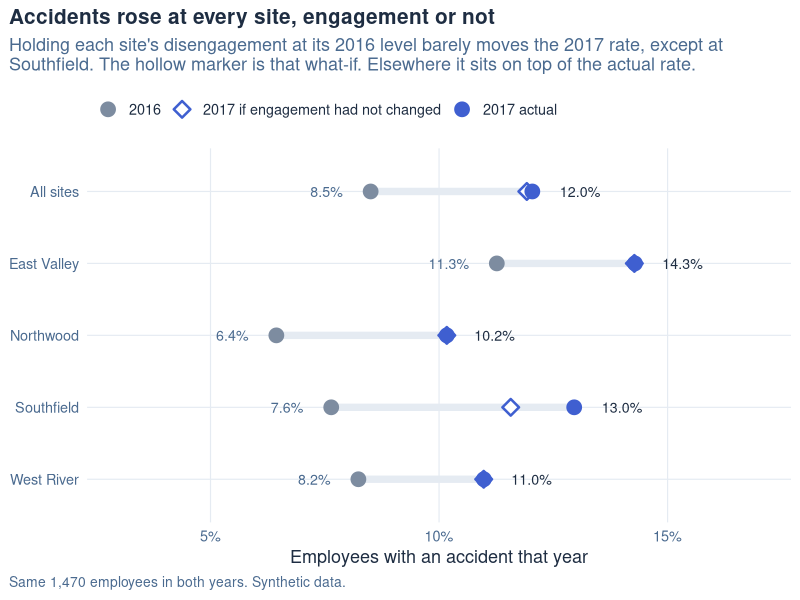
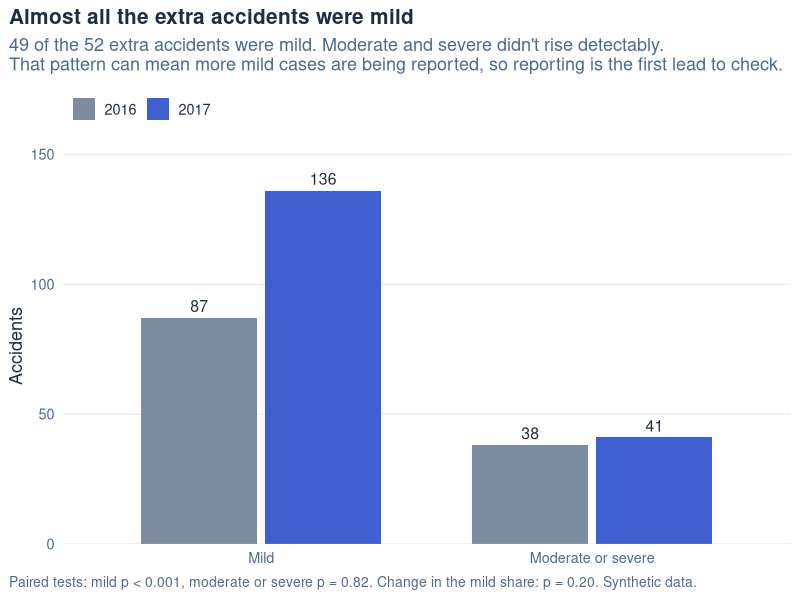
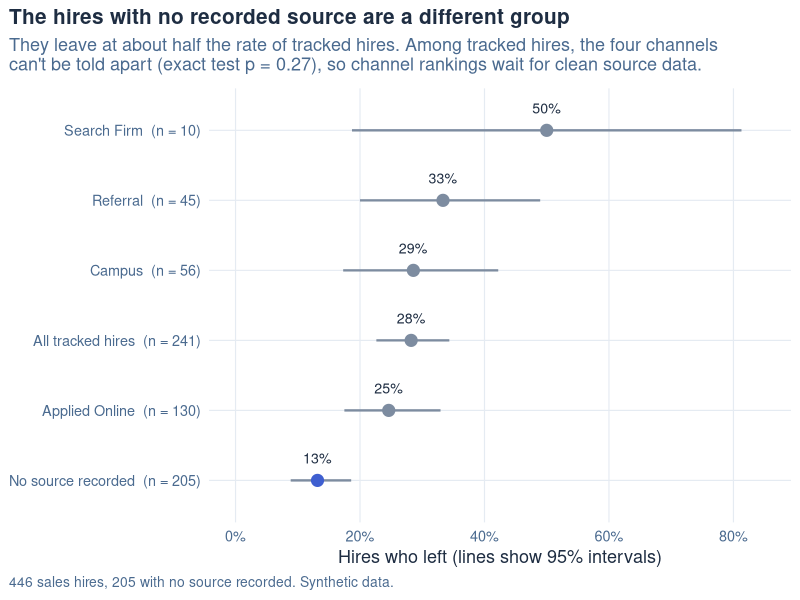
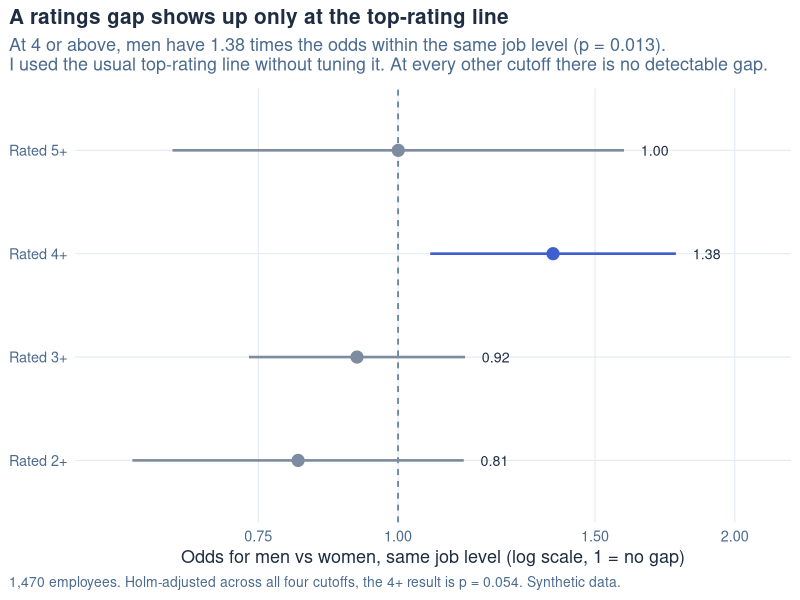

These figures' R source, in order:
# Draws the four README charts from the tables run_all.R writes.
# Run from the repo root after run_all.R:  Rscript make_charts.R
#
# Two colors only: gray for the before or comparison value, blue for the value
# the finding is about. Every bar or point carries its own label, so nothing
# depends on telling the colors apart.

suppressPackageStartupMessages({
  library(readr)
  library(dplyr)
  library(tidyr)
  library(ggplot2)
})
options(readr.show_col_types = FALSE)

ink <- "#1e2d42"
muted <- "#4a6a8f"
gray <- "#7d8ca0"
blue <- "#3f5fd0"
grid <- "#e5ebf2"

theme_case <- theme_minimal(base_size = 13) +
  theme(text = element_text(color = ink),
        plot.title = element_text(face = "bold", size = 15),
        plot.subtitle = element_text(color = muted, margin = margin(b = 10)),
        plot.caption = element_text(color = muted, hjust = 0, size = 10),
        plot.title.position = "plot", plot.caption.position = "plot",
        axis.text = element_text(color = muted),
        panel.grid.major = element_line(color = grid, linewidth = 0.4),
        panel.grid.minor = element_blank(),
        legend.position = "top", legend.justification = "left",
        plot.background = element_rect(fill = "white", color = NA))
dir.create("figures", showWarnings = FALSE)
save <- function(p, f, w = 8, h = 4.6) ggsave(file.path("figures", f), p, width = w, height = h, dpi = 200, bg = "white")
pct_lab <- function(x) sprintf("%.1f%%", 100 * x)

# 1. Accidents with and without the change in engagement
dec <- read_csv("outputs/chart_accident_breakdown.csv") |>
  mutate(location = factor(location, levels = rev(c("All sites", sort(setdiff(location, "All sites"))))))
long <- dec |>
  select(location, `2016` = rate_2016, `2017 if engagement had not changed` = rate_2017_if_engagement_held, `2017 actual` = rate_2017) |>
  pivot_longer(-location, names_to = "what", values_to = "rate") |>
  mutate(what = factor(what, levels = c("2016", "2017 if engagement had not changed", "2017 actual")))
p1 <- ggplot(dec, aes(y = location)) +
  geom_segment(aes(x = rate_2016, xend = rate_2017, yend = location), color = grid, linewidth = 2.5) +
  geom_point(data = long, aes(x = rate, shape = what, color = what, fill = what), size = 3.6, stroke = 1.3) +
  geom_text(aes(x = rate_2017, label = pct_lab(rate_2017)), nudge_x = 0.006, hjust = 0, size = 3.6, color = ink) +
  geom_text(aes(x = rate_2016, label = pct_lab(rate_2016)), nudge_x = -0.006, hjust = 1, size = 3.6, color = muted) +
  scale_shape_manual(values = c(21, 23, 21), name = NULL) +
  scale_color_manual(values = c(gray, blue, blue), name = NULL) +
  scale_fill_manual(values = c(gray, "white", blue), name = NULL) +
  scale_x_continuous(labels = function(x) paste0(100 * x, "%"), limits = c(0.03, 0.17)) +
  labs(x = "Employees with an accident that year", y = NULL,
       title = "Accidents rose at every site, engagement or not",
       subtitle = "Holding each site's disengagement at its 2016 level barely moves the 2017 rate, except at\nSouthfield. The hollow marker is that what-if. Elsewhere it sits on top of the actual rate.",
       caption = "Same 1,470 employees in both years. Synthetic data.") +
  theme_case
save(p1, "1-accidents-by-site.png")

# 2. Which accidents rose
ty <- read_csv("outputs/chart_accident_type.csv") |>
  pivot_longer(-year, names_to = "type", values_to = "n") |>
  mutate(type = recode(type, mild = "Mild", moderate_or_severe = "Moderate or severe"),
         year = factor(year))
p2 <- ggplot(ty, aes(type, n, fill = year)) +
  geom_col(position = position_dodge(width = 0.75), width = 0.7) +
  geom_text(aes(label = n), position = position_dodge(width = 0.75), vjust = -0.5, size = 4, color = ink) +
  scale_fill_manual(values = c(gray, blue), name = NULL) +
  scale_y_continuous(expand = expansion(mult = c(0, 0.12))) +
  labs(x = NULL, y = "Accidents",
       title = "Almost all the extra accidents were mild",
       subtitle = "49 of the 52 extra accidents were mild. Moderate and severe didn't rise detectably.\nThat pattern can mean more mild cases are being reported, so reporting is the first lead to check.",
       caption = "Paired tests: mild p < 0.001, moderate or severe p = 0.82. Change in the mild share: p = 0.20. Synthetic data.") +
  theme_case + theme(panel.grid.major.x = element_blank())
save(p2, "2-accidents-by-type.png")

# 3. Untracked hires against the tracked channels
att <- read_csv("outputs/chart_attrition_by_source.csv") |>
  mutate(focus = source == "No source recorded",
         label = paste0(source, "  (n = ", n, ")"),
         label = factor(label, levels = label[order(rate)]))
p3 <- ggplot(att, aes(rate, label)) +
  geom_errorbar(aes(xmin = lo, xmax = hi), width = 0, orientation = "y", color = gray, linewidth = 0.8) +
  geom_point(aes(color = focus), size = 3.8) +
  geom_text(aes(label = sprintf("%.0f%%", 100 * rate)), nudge_y = 0.32, size = 3.6, color = ink) +
  scale_color_manual(values = c(gray, blue), guide = "none") +
  scale_x_continuous(labels = function(x) paste0(100 * x, "%"), limits = c(0, 0.85)) +
  labs(x = "Hires who left (lines show 95% intervals)", y = NULL,
       title = "The hires with no recorded source are a different group",
       subtitle = "They leave at about half the rate of tracked hires. Among tracked hires, the four channels\ncan't be told apart (exact test p = 0.27), so channel rankings wait for clean source data.",
       caption = "446 sales hires, 205 with no source recorded. Synthetic data.") +
  theme_case
save(p3, "3-attrition-by-source.png")

# 4. Ratings gap at each cutoff
cu <- read_csv("outputs/chart_rating_cutoffs.csv") |>
  mutate(focus = cutoff == "4+", cutoff = factor(paste("Rated", cutoff), levels = paste("Rated", c("2+", "3+", "4+", "5+"))))
p4 <- ggplot(cu, aes(odds_ratio, cutoff)) +
  geom_vline(xintercept = 1, color = muted, linetype = "dashed") +
  geom_errorbar(aes(xmin = lo, xmax = hi, color = focus), width = 0, orientation = "y", linewidth = 0.9) +
  geom_point(aes(color = focus), size = 3.8) +
  geom_text(aes(x = hi, label = sprintf("%.2f", odds_ratio)), nudge_x = 0.015, hjust = 0, size = 3.6, color = ink) +
  scale_color_manual(values = c(gray, blue), guide = "none") +
  scale_x_log10(breaks = c(0.5, 0.75, 1, 1.5, 2), limits = c(0.55, 2.1)) +
  labs(x = "Odds for men vs women, same job level (log scale, 1 = no gap)", y = NULL,
       title = "A ratings gap shows up only at the top-rating line",
       subtitle = "At 4 or above, men have 1.38 times the odds within the same job level (p = 0.013).\nI used the usual top-rating line without tuning it. At every other cutoff there is no detectable gap.",
       caption = "1,470 employees. Holm-adjusted across all four cutoffs, the 4+ result is p = 0.054. Synthetic data.") +
  theme_case
save(p4, "4-rating-gap-by-cutoff.png")

cat("Wrote 4 charts to figures/\n")
